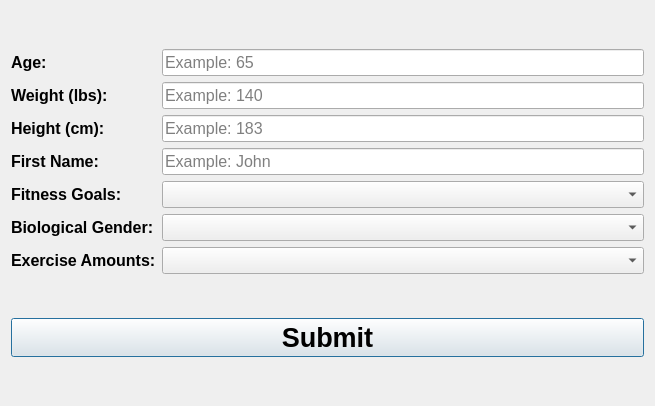
<?xml version="1.0" encoding="UTF-8"?>
<ui version="4.0">
 <class>user_statistics</class>
 <widget class="QDialog" name="user_statistics">
  <property name="geometry">
   <rect>
    <x>0</x>
    <y>0</y>
    <width>652</width>
    <height>406</height>
   </rect>
  </property>
  <property name="windowTitle">
   <string>Dialog</string>
  </property>
  <layout class="QVBoxLayout" name="verticalLayout_3">
   <item>
    <layout class="QHBoxLayout" name="horizontalLayout">
     <item>
      <layout class="QVBoxLayout" name="verticalLayout_2">
       <item>
        <widget class="QLabel" name="age_label">
         <property name="font">
          <font>
           <pointsize>12</pointsize>
           <bold>true</bold>
          </font>
         </property>
         <property name="text">
          <string>Age:</string>
         </property>
        </widget>
       </item>
       <item>
        <widget class="QLabel" name="weight_label">
         <property name="font">
          <font>
           <pointsize>12</pointsize>
           <bold>true</bold>
          </font>
         </property>
         <property name="text">
          <string>Weight (lbs):</string>
         </property>
        </widget>
       </item>
       <item>
        <widget class="QLabel" name="height_label">
         <property name="font">
          <font>
           <pointsize>12</pointsize>
           <bold>true</bold>
          </font>
         </property>
         <property name="text">
          <string>Height (cm):</string>
         </property>
        </widget>
       </item>
       <item>
        <widget class="QLabel" name="name_label">
         <property name="font">
          <font>
           <pointsize>12</pointsize>
           <bold>true</bold>
          </font>
         </property>
         <property name="text">
          <string>First Name:</string>
         </property>
        </widget>
       </item>
       <item>
        <widget class="QLabel" name="goals_label">
         <property name="font">
          <font>
           <pointsize>12</pointsize>
           <bold>true</bold>
          </font>
         </property>
         <property name="text">
          <string>Fitness Goals:</string>
         </property>
        </widget>
       </item>
       <item>
        <widget class="QLabel" name="gender_label">
         <property name="font">
          <font>
           <pointsize>12</pointsize>
           <bold>true</bold>
          </font>
         </property>
         <property name="text">
          <string>Biological Gender:</string>
         </property>
        </widget>
       </item>
       <item>
        <widget class="QLabel" name="excercise_label">
         <property name="font">
          <font>
           <pointsize>12</pointsize>
           <bold>true</bold>
          </font>
         </property>
         <property name="text">
          <string>Exercise Amounts:</string>
         </property>
        </widget>
       </item>
      </layout>
     </item>
     <item>
      <layout class="QVBoxLayout" name="verticalLayout">
       <item>
        <widget class="QLineEdit" name="age_inp">
         <property name="font">
          <font>
           <pointsize>12</pointsize>
          </font>
         </property>
         <property name="cursor">
          <cursorShape>IBeamCursor</cursorShape>
         </property>
         <property name="placeholderText">
          <string>Example: 65</string>
         </property>
        </widget>
       </item>
       <item>
        <widget class="QLineEdit" name="weight_inp">
         <property name="font">
          <font>
           <pointsize>12</pointsize>
          </font>
         </property>
         <property name="cursor">
          <cursorShape>IBeamCursor</cursorShape>
         </property>
         <property name="placeholderText">
          <string>Example: 140</string>
         </property>
        </widget>
       </item>
       <item>
        <widget class="QLineEdit" name="height_inp">
         <property name="font">
          <font>
           <pointsize>12</pointsize>
          </font>
         </property>
         <property name="cursor">
          <cursorShape>IBeamCursor</cursorShape>
         </property>
         <property name="placeholderText">
          <string>Example: 183</string>
         </property>
        </widget>
       </item>
       <item>
        <widget class="QLineEdit" name="name_inp">
         <property name="font">
          <font>
           <pointsize>12</pointsize>
          </font>
         </property>
         <property name="cursor">
          <cursorShape>IBeamCursor</cursorShape>
         </property>
         <property name="placeholderText">
          <string>Example: John</string>
         </property>
        </widget>
       </item>
       <item>
        <widget class="QComboBox" name="goals_select">
         <property name="font">
          <font>
           <pointsize>12</pointsize>
          </font>
         </property>
         <property name="cursor">
          <cursorShape>PointingHandCursor</cursorShape>
         </property>
         <item>
          <property name="text">
           <string/>
          </property>
         </item>
         <item>
          <property name="text">
           <string>Maintain Weight</string>
          </property>
         </item>
         <item>
          <property name="text">
           <string>Weight Loss</string>
          </property>
         </item>
         <item>
          <property name="text">
           <string>Weight Gain</string>
          </property>
         </item>
        </widget>
       </item>
       <item>
        <widget class="QComboBox" name="gender_select">
         <property name="font">
          <font>
           <pointsize>12</pointsize>
          </font>
         </property>
         <property name="cursor">
          <cursorShape>PointingHandCursor</cursorShape>
         </property>
         <item>
          <property name="text">
           <string/>
          </property>
         </item>
         <item>
          <property name="text">
           <string>Male</string>
          </property>
         </item>
         <item>
          <property name="text">
           <string>Female</string>
          </property>
         </item>
        </widget>
       </item>
       <item>
        <widget class="QComboBox" name="exercise_select">
         <property name="font">
          <font>
           <pointsize>12</pointsize>
          </font>
         </property>
         <property name="cursor">
          <cursorShape>PointingHandCursor</cursorShape>
         </property>
         <item>
          <property name="text">
           <string/>
          </property>
         </item>
         <item>
          <property name="text">
           <string>Sedentary (little or no exercise)</string>
          </property>
         </item>
         <item>
          <property name="text">
           <string>Lightly active (light exercise/sports 1-3 days/week)</string>
          </property>
         </item>
         <item>
          <property name="text">
           <string>Moderately active (moderate exercise/sports 3-5 days/week)</string>
          </property>
         </item>
         <item>
          <property name="text">
           <string>Very active (hard exercise/sports 6-7 days a week)</string>
          </property>
         </item>
         <item>
          <property name="text">
           <string>Super active (very hard exercise/sports, physical job, or training)</string>
          </property>
         </item>
        </widget>
       </item>
      </layout>
     </item>
    </layout>
   </item>
   <item>
    <widget class="QPushButton" name="submit_data_btn">
     <property name="font">
      <font>
       <pointsize>20</pointsize>
       <bold>true</bold>
      </font>
     </property>
     <property name="cursor">
      <cursorShape>PointingHandCursor</cursorShape>
     </property>
     <property name="text">
      <string>Submit</string>
     </property>
    </widget>
   </item>
  </layout>
 </widget>
 <resources/>
 <connections/>
</ui>
